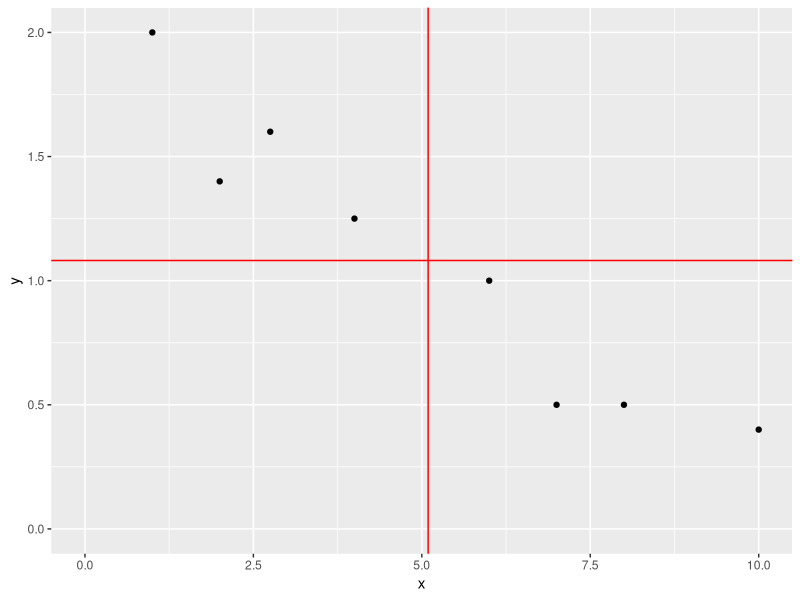
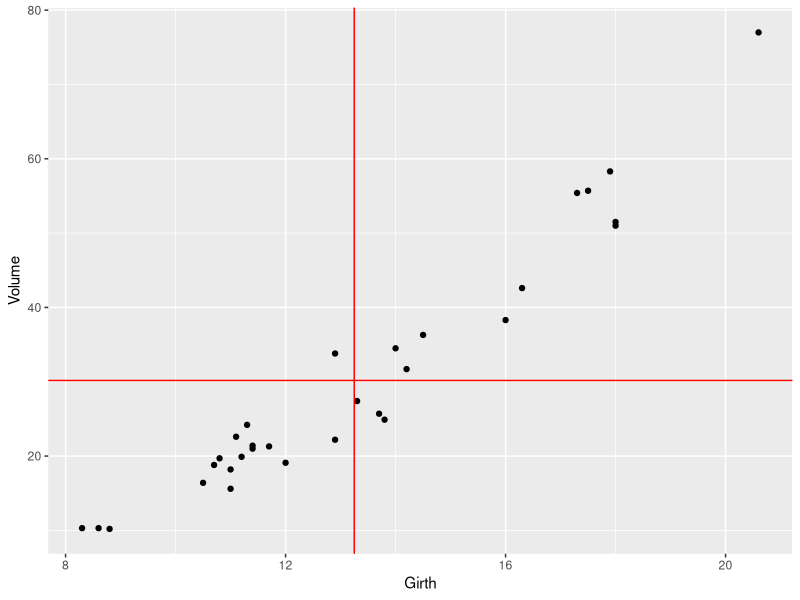

The R source for these figures, in order:
## ---- chunk 1
library(tidyverse)

x = c(1, 2 ,2.75, 4, 6, 7, 8, 10)
y = c(2, 1.4, 1.6, 1.25, 1, 0.5, 0.5, 0.4)

dat =  tibble(x, y)

ybar =  mean(y)
xbar =  mean(x)

ggplot(data=dat, aes(x = x, y = y)) +
  geom_point() +
  xlim(0,10) +
  ylim(0,2) +
  geom_hline(yintercept = ybar,col="red") +
  geom_vline(xintercept = xbar, col="red")

## ---- chunk 2
dev_x = x-xbar
dev_y = y-ybar

dev_xy = dev_x*dev_y

dat1 = tibble(x,y,dev_x^2,dev_y^2,dev_xy)
dat1

## ---- chunk 3
#SS_XX
dev_x^2 |> sum()

#SS_YY
dev_y^2 |> sum()

#SS_XY
dev_xy |> sum()

## ---- chunk 4
library(datasets)
head(trees)
## ---- chunk 5
library(datasets)
library(tidyverse)

xbar = mean(trees$Girth)
ybar = mean(trees$Volume)

ggplot(data=trees, aes(x=Girth, y=Volume)) +
  geom_point() +
  geom_hline(yintercept = ybar,col="red") +
  geom_vline(xintercept = xbar, col="red")


x = trees$Girth
y = trees$Volume

dev_x = x-xbar
dev_y = y-ybar

dev_xy = dev_x*dev_y


dat1 = tibble(x,y,dev_x^2,dev_y^2,dev_xy)
dat1 |> print(n=31)

#SS_XX
dev_x^2 |> sum()

#SS_YY
dev_y^2 |> sum()

#SS_XY
dev_xy |> sum()
## ---- chunk 6
library(datasets)

fit = lm(Volume~Girth, data = trees)

fit |> summary()
## ---- chunk 7
trees |> cor()
